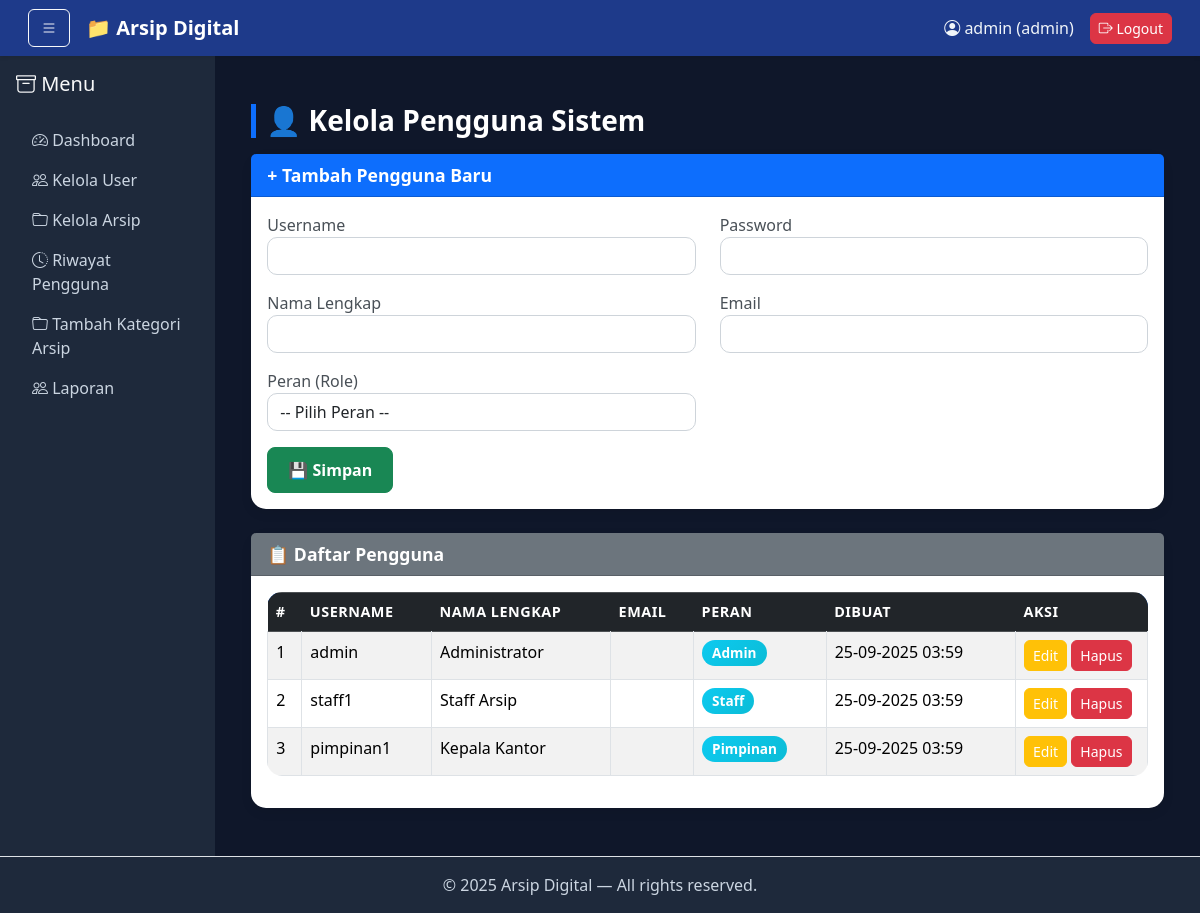
Page /admin/kelola_user.php (signed in) on the committed database.
### tables this page shows
CREATE TABLE `users` (
  `user_id` int(11) NOT NULL AUTO_INCREMENT,
  `username` varchar(50) NOT NULL,
  `password` varchar(255) NOT NULL,
  `nama_lengkap` varchar(100) DEFAULT NULL,
  `email` varchar(100) DEFAULT NULL,
  `role` enum('admin','staff','pimpinan') NOT NULL,
  `created_at` timestamp NOT NULL DEFAULT current_timestamp(),
  PRIMARY KEY (`user_id`),
  UNIQUE KEY `username` (`username`)
);

### admin/kelola_user.php (the view, shortened to what this page needs)
<?php
include '../config/koneksi.php';
$users = mysqli_query($koneksi, "SELECT * FROM users ORDER BY created_at DESC");
include '../include/header.php';
include '../include/sidebar.php';
?>
<div class="container mt-4">
    <h3 class="mb-3">👤 Kelola Pengguna Sistem</h3>
    <div class="card mb-4">
        <div class="card-header bg-primary text-white">+ Tambah Pengguna Baru</div>
        <div class="card-body">
            <form method="POST">
                <div class="row">
                    <div class="col-md-6 mb-3">
                        <label>Username</label>
                        <input type="text" name="username" class="form-control" required>
                    </div>
                    <div class="col-md-6 mb-3">
                        <label>Password</label>
                        <input type="password" name="password" class="form-control" required>
                    </div>
                    <div class="col-md-6 mb-3">
                        <label>Nama Lengkap</label>
                        <input type="text" name="nama_lengkap" class="form-control">
                    </div>
                    <div class="col-md-6 mb-3">
                        <label>Email</label>
                        <input type="email" name="email" class="form-control">
                    </div>
                    <div class="col-md-6 mb-3">
                        <label>Peran (Role)</label>
                        <select name="role" class="form-control" required>
                            <option value="">-- Pilih Peran --</option>
                        </select>
                    </div>
                </div>
                <button type="submit" name="tambah" class="btn btn-success">💾 Simpan</button>
            </form>
        </div>
    </div>
    <div class="card">
        <div class="card-header bg-secondary text-white">📋 Daftar Pengguna</div>
        <div class="card-body table-responsive">
            <table class="table table-bordered table-striped">
                <thead class="table-dark">
                    <tr>
                        <th>#</th>
                        <th>Username</th>
                        <th>Nama Lengkap</th>
                        <th>Email</th>
                        <th>Peran</th>
                        <th>Dibuat</th>
                        <th width="15%">Aksi</th>
                    </tr>
                </thead>
                <tbody>
                    <?php $no=1; while($row = mysqli_fetch_assoc($users)): ?>
                        <tr>
                            <td><?= $no++; ?></td>
                            <td><?= htmlspecialchars($row['username']); ?></td>
                            <td><?= htmlspecialchars($row['nama_lengkap']); ?></td>
                            <td><?= htmlspecialchars($row['email']); ?></td>
                            <td><span class="badge bg-info"><?= ucfirst($row['role']); ?></span></td>
                            <td><?= date('d-m-Y H:i', strtotime($row['created_at'])); ?></td>
                            <td>
                                <button class="btn btn-warning btn-sm" data-bs-toggle="modal" data-bs-target="#editModal<?= $row['user_id']; ?>">Edit</button>
                                <a href="?hapus=<?= $row['user_id']; ?>" class="btn btn-danger btn-sm" onclick="return confirm('Hapus user ini?');">Hapus</a>
                            </td>
                        </tr>
                    <?php endwhile; ?>
                </tbody>
            </table>
        </div>
    </div>
</div>
<?php include '../include/footer.php'; ?>

### include/header.php (style rules this page uses)
body { background-color: #0f172a; color: #f1f5f9; }

### admin/kelola_user.php (style rules this page uses)
body { background-color: #0f172a; font-family: 'Segoe UI', sans-serif; }
h3.mb-3 { font-weight: 700; color: #ffffffff; border-left: 5px solid #0d6efd; padding-left: 10px; }
.card { border: none; border-radius: 15px; box-shadow: 0 4px 12px rgba(0,0,0,0.08); }
.card-header { font-weight: 600; font-size: 1.1rem; }
label { font-weight: 500; color: #495057; }
input.form-control, select.form-control { border-radius: 10px; border: 1px solid #ced4da; transition: all 0.2s; }
button.btn-success { border-radius: 8px; font-weight: 600; padding: 10px 20px; }
table.table { border-radius: 15px; overflow: hidden; }
thead.table-dark { background: linear-gradient(90deg, #0d6efd, #0b5ed7); }
thead.table-dark th { border: none; text-transform: uppercase; font-size: 0.9rem; letter-spacing: 0.5px; }
.badge.bg-info { background: linear-gradient(135deg, #0dcaf0, #0bbcd6); color: #fff; font-size: 0.85rem; padding: 6px 10px; border-radius: 20px; }
.btn-sm { border-radius: 6px; font-weight: 500; }
.btn-warning.btn-sm { color: #fff; }

### rows in the picture
users: username "admin", nama_lengkap "Administrator", role "Admin", created_at "25-09-2025 03:59"
users: username "staff1", nama_lengkap "Staff Arsip", role "Staff", created_at "25-09-2025 03:59"
users: username "pimpinan1", nama_lengkap "Kepala Kantor", role "Pimpinan", created_at "25-09-2025 03:59"

### other values in the picture
$_SESSION['username'] "admin"
$_SESSION['role'] "admin"
